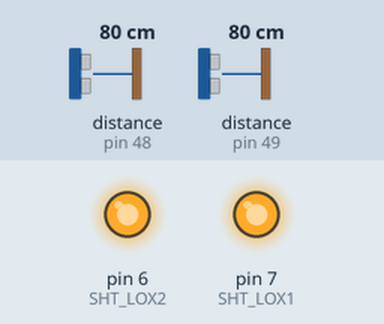
The sketch below on a simulated Arduino Uno, built with avr-gcc and run on an emulated ATmega328P. Shown: output pins drawn as LEDs (lit = HIGH). The test bench sets the inputs (shaded band); at power-on: distance to the obstacle (sensors on pin 48, pin 49) 80 cm. What the sketch prints to the serial monitor is not drawn.

Above: at 1.3 s.
1.4 s: distance to the obstacle (sensor on pin 48) set to 250 cm
3.5 s: distance to the obstacle (sensor on pin 49) set to 250 cm
5.5 s: distance to the obstacle (sensor on pin 48) set to 2 cm
Timing chart, 0 to 8.5 s (numbered marks = the images above; inputs shaded):
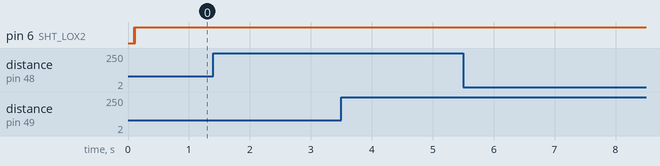

The sketch:

vl53l0x_dual.ino
```cpp
#include "Adafruit_VL53L0X.h"

// address we will assign if dual sensor is present
#define LOX1_ADDRESS 0x30//sensor 1, pin 7
#define LOX2_ADDRESS 0x31//sensor 2, pin 6
//#define LOX3_ADDRESS 0x32//sensor 3, pin 5

// set the pins to shutdown
#define SHT_LOX1 7
#define SHT_LOX2 6
//#define SHT_LOX3 5

// objects for the vl53l0x
//Adafruit_VL53L0X lox1 = Adafruit_VL53L0X();
//Adafruit_VL53L0X lox2 = Adafruit_VL53L0X();
//Adafruit_VL53L0X lox3 = Adafruit_VL53L0X();
Adafruit_VL53L0X *lox1;
Adafruit_VL53L0X *lox2;
//Adafruit_VL53L0X *lox3;

//// this holds the measurement
//VL53L0X_RangingMeasurementData_t measure1;// pin 7
//VL53L0X_RangingMeasurementData_t measure2;// pin 6
//VL53L0X_RangingMeasurementData_t measure3;// pin 5

/*
    Reset all sensors by setting all of their XSHUT pins low for delay(10), then set all XSHUT high to bring out of reset
    Keep sensor #1 awake by keeping XSHUT pin high
    Put all other sensors into shutdown by pulling XSHUT pins low
    Initialize sensor #1 with lox.begin(new_i2c_address) Pick any number but 0x29 and it must be under 0x7F. Going with 0x30 to 0x3F is probably OK.
    Keep sensor #1 awake, and now bring sensor #2 out of reset by setting its XSHUT pin high.
    Initialize sensor #2 with lox.begin(new_i2c_address) Pick any number but 0x29 and whatever you set the first sensor to
 */
void setID() {
  // all reset
  digitalWrite(SHT_LOX1, LOW);
  digitalWrite(SHT_LOX2, LOW);
//  digitalWrite(SHT_LOX3, LOW);
  delay(10);
  // all unreset
  digitalWrite(SHT_LOX1, HIGH);
  digitalWrite(SHT_LOX2, HIGH);
//  digitalWrite(SHT_LOX3, HIGH);
  delay(10);

  // activating LOX1 and resetting LOX2, LOX3
  digitalWrite(SHT_LOX1, HIGH);
  digitalWrite(SHT_LOX2, LOW);
//  digitalWrite(SHT_LOX3, LOW);

  // initing LOX1
  if(!lox1->begin(LOX1_ADDRESS)) {
    Serial.println(F("Failed to boot first VL53L0X"));
    while(1);
  }
  delay(10);

  // activating LOX2
  digitalWrite(SHT_LOX2, HIGH);
  delay(10);

  //initing LOX2
  if(!lox2->begin(LOX2_ADDRESS)) {
    Serial.println(F("Failed to boot second VL53L0X"));
    while(1);
  }

  // activating LOX3
//  digitalWrite(SHT_LOX3, HIGH);
//  delay(10);
//
//  //initing LOX3
//  if(!lox3->begin(LOX3_ADDRESS)) {
//    Serial.println(F("Failed to boot third VL53L0X"));
//    while(1);
//  }
}

void read_dual_sensors() {
  // this holds the measurement
  VL53L0X_RangingMeasurementData_t measure1;// pin 7
  VL53L0X_RangingMeasurementData_t measure2;// pin 6
//  VL53L0X_RangingMeasurementData_t measure3;// pin 5

  lox1->rangingTest(&measure1, false); // pass in 'true' to get debug data printout!
  lox2->rangingTest(&measure2, false); // pass in 'true' to get debug data printout!
//  lox3->rangingTest(&measure3, false); // pass in 'true' to get debug data printout!

  // print sensor one reading
  Serial.print(F("1: "));
  if(measure1.RangeStatus != 4) {     // if not out of range
    Serial.print(measure1.RangeMilliMeter);
  } else {
    Serial.print(F("Out of range"));
  }

  Serial.print(F(" "));

  // print sensor two reading
  Serial.print(F("2: "));
  if(measure2.RangeStatus != 4) {
    Serial.print(measure2.RangeMilliMeter);
  } else {
    Serial.print(F("Out of range"));
  }

//  Serial.print(F(" "));
//
//  // print sensor three reading
//  Serial.print(F("3: "));
//  if(measure3.RangeStatus != 4) {
//    Serial.print(measure3.RangeMilliMeter);
//  } else {
//    Serial.print(F("Out of range"));
//  }

  Serial.println();
}

void setup() {
  Serial.begin(9600);

  // wait until serial port opens for native USB devices
  while (! Serial) { delay(1); }

  pinMode(SHT_LOX1, OUTPUT);
  pinMode(SHT_LOX2, OUTPUT);
//  pinMode(SHT_LOX3, OUTPUT);

  Serial.println(F("Shutdown pins inited..."));

  digitalWrite(SHT_LOX1, LOW);
  digitalWrite(SHT_LOX2, LOW);
//  digitalWrite(SHT_LOX3, LOW);

  Serial.println(F("Both in reset mode...(pins are low)"));
  Serial.print(F("freeMemory == "));
  Serial.println(freeRam());
  lox1 = new Adafruit_VL53L0X();
  Serial.println(F("lox1"));
  delay(20);
  Serial.print(F("freeMemory == "));
  Serial.println(freeRam());
  lox2 = new Adafruit_VL53L0X();
  Serial.println(F("lox2"));
  delay(20);
//  Serial.print(F("freeMemory == "));
//  Serial.println(freeRam());
//  lox3 = new Adafruit_VL53L0X();
//  Serial.println(F("lox3"));
//  delay(20);
  Serial.print(F("freeMemory == "));
  Serial.println(freeRam());

  Serial.println(F("Starting..."));

  setID();

}

void loop() {

  read_dual_sensors();
  delay(100);
}

// ---------------------------
// debug functions
// ---------------------------
int freeRam(void) {
  extern int  __bss_end;
  extern int  *__brkval;
  int free_memory;
  if((int)__brkval == 0) {
    free_memory = ((int)&free_memory) - ((int)&__bss_end);
  }
  else {
    free_memory = ((int)&free_memory) - ((int)__brkval);
  }
  return free_memory;
}
```

Measured:
- after the input at 1.4 s, every drawn part: stays the same
- after the input at 3.5 s, every drawn part: stays the same
- after the input at 5.5 s, every drawn part: stays the same
